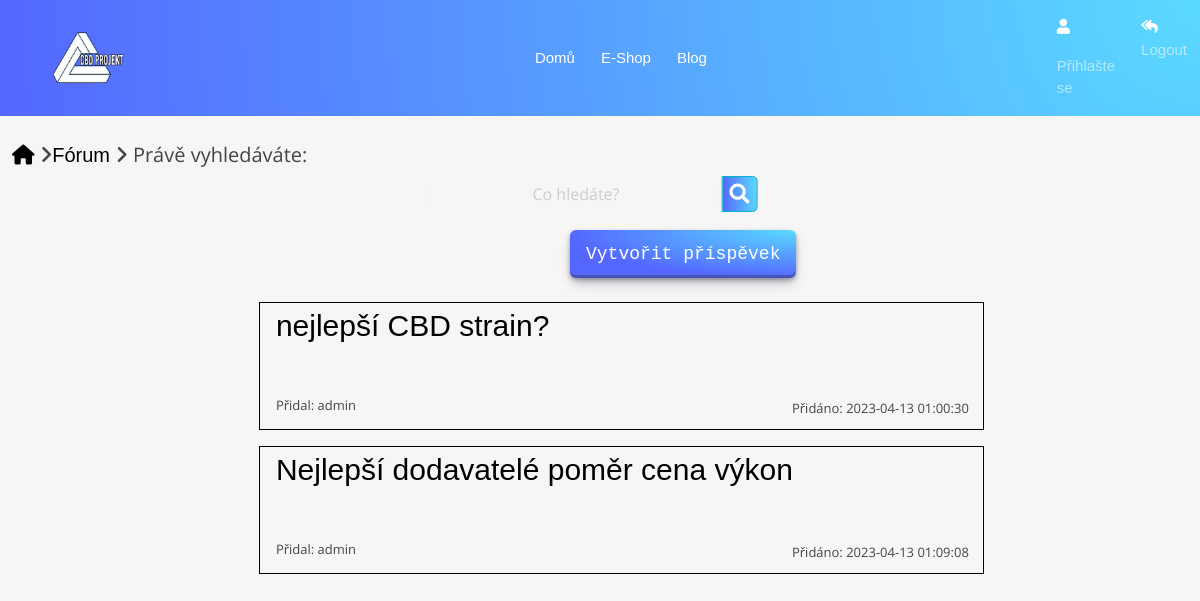
/Forum/forum_search.php, run on an earlier commit of the app's database.
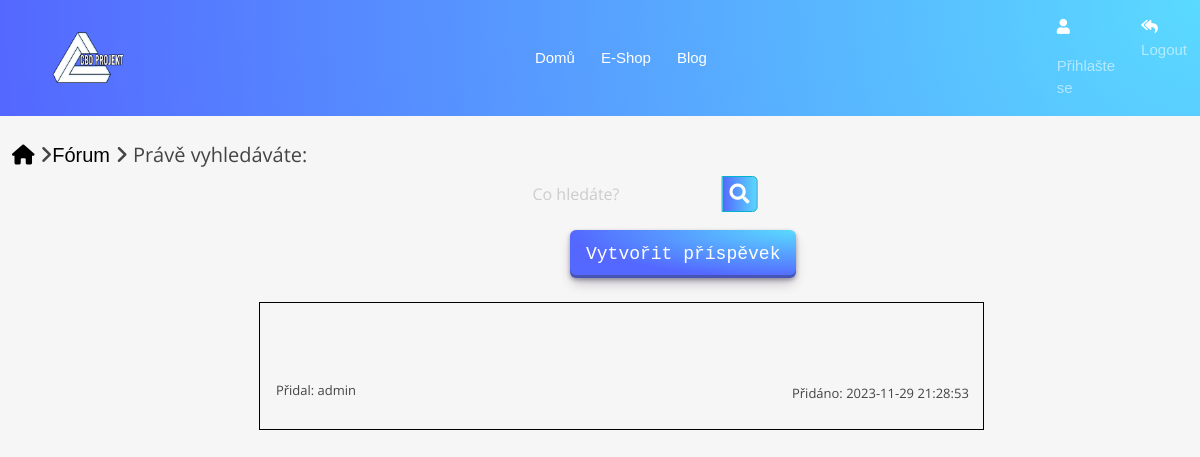
And on a later commit of the database.
### tables this page shows
CREATE TABLE `forum_post` (
  `id_post` int(11) NOT NULL,
  `id_kategorie` int(11) NOT NULL,
  `nazev_post` varchar(255) NOT NULL,
  `obsah` text NOT NULL,
  `uzivatel` varchar(255) NOT NULL,
  `datum_pridani` datetime NOT NULL DEFAULT current_timestamp() ON UPDATE current_timestamp()
);

### Forum/forum_search.php (the view, shortened to what this page needs)
<?php
$search_term = $_POST['search_term'];
$conn = new mysqli("localhost", "root", "", "eshopfd");
$query = "SELECT forum_post.*, forum_kategorie.nazev FROM forum_post JOIN forum_kategorie ON forum_post.id_kategorie = forum_kategorie.id_kategorie WHERE nazev_post LIKE '%$search_term%' OR forum_kategorie.nazev LIKE '%$search_term%'";
$result = mysqli_query($conn, $query);
?>
<!DOCTYPE html>
<body lang="en">
<head xmlns="http://www.w3.org/1999/html">
    <link rel="stylesheet" href="../css/design.css">
    <link rel="stylesheet" href="../css/forms.css">
    <link rel="stylesheet" href="../css/bootstrap-grid.css">
    <link rel="stylesheet" href="../css/bootstrap.css">
    <link rel="stylesheet" href="https://use.fontawesome.com/releases/v5.7.2/css/all.css"
>
    <link rel="stylesheet" href="../css/design.css">
    <link rel='stylesheet' href='https://cdn.jsdelivr.net/npm/bootstrap@5.0.1/dist/css/bootstrap.min.css'>
    <link rel='stylesheet' href='https://cdnjs.cloudflare.com/ajax/libs/font-awesome/5.15.3/css/all.min.css'>
    <link rel="stylesheet" href="../css/hamburger_menu.css">
    <link rel="stylesheet" href="../css/slideshow.css">
    <link rel="stylesheet" href="../css/komentare.css">
    <link rel="stylesheet" href="../css/produkty.css">
    <link rel="stylesheet" href="../css/navigace.css">
    <link rel="stylesheet" href="../css/forum.css">
    <link rel="stylesheet" href="../css/searchbar.css">
    <link rel="stylesheet" href="../css/forum.css">
</head>
<nav class="navbar navbar-expand-lg navbar-dark bg-purple " style="background-image: radial-gradient(100% 1000% at 100% 0, #5adaff 0, #5468ff 100%);">
    <div class="mx-auto order-1 w-100">
        <a class="navbar-brand mx-lg-5" href="../index.php"><img class="logo" src="../images/Logo.png"> </a>
    </div>
    <div class="navbar-collapse collapse w-100 order-2  dual-collapse2 ">
        <ul class="navbar-nav ml-auto">
            <li class="nav-item">
                <a class="nav-link active" href='../index.php'>Domů</a>
            </li>
            <li class='nav-item'>
                <a class='nav-link active' href='../main.php'>E-Shop</a>
            </li>
            <li class='nav-item'>
                <a class='nav-link active' href='../blog/index.php'>Blog</a>
            </li>
        </ul>
    </div>
    <div class="navbar-collapse collapse w-25  order-3 dual-collapse2" style="position: sticky">
        <ul class="navbar-nav ml-auto">
            <li style='color: white' class="nav-item">
                <?php
                if ($_SESSION['ROLE'] == 'admin') {
                    echo "<a class='nav-link' href='admin/forum_admin.php'><i class='fa fa-user'></i> Admin</a>";
                } else {
                    echo'<a class="nav-link"><i class="fa fa-user"></i> '. $_SESSION['NAME'] .'</a>';
                }
                if (!isset($_SESSION['NAME'])) {
                    echo "<a class='nav-link' href='../login.php><i class='fa fa-user'></i> Přihlašte se</a>";
                }
                ?>
            <li class="nav-item">
                <a class='nav-link' href='../logout.php'><i class='fa fa-reply-all'></i> Logout</a>
            </li>
            </li>
        </ul>
    </div>
</nav>
<div class="navigace">
    <a href="../index.php"><i class="fa-solid fa-house"></i></a> <i class="fa-solid fa-angle-right"></i><a href="forum_main.php"> Fórum</a> <i class="fa-solid fa-angle-right"></i>         <?php
    echo "Právě vyhledáváte: $search_term";
    ?>
</div>
<div class="container mt-5">
    <form method="POST" action="forum_search.php">
        <div class="wrap">
            <div class="search">
                <input type="text" name="search_term" class="searchTerm" placeholder="Co hledáte?">
                <button type="submit" class="searchButton">
                    <i class="fa fa-search"></i>
                </button>
            </div>
        </div>
    </form>
    <a href="forum_create.php"><button class="button-29" style="position: relative; left: 33rem">Vytvořit příspěvek</button></a>
    <?php while ($row = mysqli_fetch_assoc($result)) {
    ?>
    <div class="forum_prispevky">
        <a href="forum_post.php?id=<?php echo $row['id_post']?>"
        <div class="titul"><?php echo $row['nazev_post'];?></</div></a>
    <div class="forum_uzivatel">Přidal: <?php echo $row['uzivatel'];?></div>
    <div class="forum_datum">Přidáno: <?php echo $row['datum_pridani'];?></div>
</div>
<?php }?>
</body>
</html>

### css/design.css (style rules this page uses)
a { color: black; text-decoration: none; }
.logo { height: 15%; width: 20%; }

### css/forms.css (style rules this page uses)
body { margin: 0; padding: 0; width: 100%; height: 100%; position: absolute; }
.navbar, navbar-light, navbar-expand-sm { z-index: 1; background-color: #222831; }
.nav-link { color: white; font-size: 0.9em; margin-right: 5px; margin-left: 5px; }
.navbar-brand { color: #ffffff; font-size: 18px; }
.nav-link { font-size: 15px; }
.fa { color: white; }

### css/hamburger_menu.css (style rules this page uses)
body { padding: 0px; margin: 0px; font-size: 20px; font-family: 'Cabin', Sans-serif; }

### css/slideshow.css (style rules this page uses)
* { box-sizing:border-box }

### css/produkty.css (style rules this page uses)
body { font-family: "Poppins", sans-serif; color: #444444; }
a, a:hover { text-decoration: none; color: inherit; }
.button-29 { align-items: center; appearance: none; background-image: radial-gradient(100% 100% at 100% 0, #5adaff 0, #5468ff 100%); border: 0; border-radius: 6px; box-shadow: rgba(45, 35, 66, .4) 0 2px 4px, rgba(45, 35, 66, .3) 0 7px 13px -3px, rgba(58, 65, 111, .5) 0 -3px 0 inset; box-sizing: border-box; color: #fff; cursor: pointer; display: inline-flex; font-family: "JetBrains Mono", monospace; height: 48px; justify-content: center; line-height: 1; list-style: none; overflow: hidden; padding-left: 16px; padding-right: 16px; position: relative; text-align: left; text-decoration: none; transition: box-shadow .15s, transform .15s; user-select: none; -webkit-user-select: none; touch-action: manipulation; white-space: nowrap; will-change: box-shadow, transform; font-size: 18px; bottom:0.5rem; left:0.5rem; }

### css/navigace.css (style rules this page uses)
.navigace { position: relative; top: 3%; left: 1%; width: 50rem; }

### css/forum.css (style rules this page uses)
a { color: #56baed; display:inline-block; text-decoration: none; font-weight: 400; }
input[type=text], input[type=password] { background-color: #f6f6f6; border: none; color: #0d0d0d; padding: 15px; position: relative; right: 6px; text-align: center; text-decoration: none; display: inline-block; font-size: 16px; margin: 5px; width: 100%; border: 2px solid #f6f6f6; -webkit-transition: all 0.5s ease-in-out; -moz-transition: all 0.5s ease-in-out; -ms-transition: all 0.5s ease-in-out; -o-transition: all 0.5s ease-in-out; transition: all 0.5s ease-in-out; -webkit-border-radius: 5px 5px 5px 5px; border-radius: 5px 5px 5px 5px; }
input[type=text]::placeholder { color: #cccccc; }
body { background-color: #f7f6f6 }
.forum_prispevky { border: black 1px solid; max-width: 70%; width: 65%; height: 8rem; position: relative; left: 18%; margin: 1rem; }
.forum_uzivatel { font-size: 13px; position: relative; left: 1rem; top: 3rem; }
.forum_datum { font-size: 13px; position: relative; display: flex; top:25%; justify-content: flex-end; align-items: center; right: 2%; }
.titul { font-size: 30px; position: relative; left: 1rem; }

### css/searchbar.css (style rules this page uses)
body { background: #f2f2f2; font-family: 'Open Sans', sans-serif; }
.search { width: 100%; position: relative; display: flex; }
.searchTerm { width: 100%; border: 3px solid #00B4CC; border-right: none; padding: 5px; height: 20px; border-radius: 5px 0 0 5px; outline: none; color: #9DBFAF; }
.searchButton { width: 40px; height: 36px; border: 1px solid #00B4CC; background-image: radial-gradient(100% 1000% at 100% 0, #5adaff 0, #5468ff 100%); text-align: center; color: #fff; border-radius: 0 5px 5px 0; cursor: pointer; font-size: 20px; position: relative; top: 4px; right: 10px; }
.wrap { width: 30%; position: relative; top: 50%; left: 50%; transform: translate(-50%, -50%); }

### Forum/forum_search.php (style rules this page uses)
a { color: black; font-family: 'Quicksand', sans-serif; }

What changed in the data, as far as the page shows it:
removed forum_post: nazev_post "nejlepší CBD strain?", uzivatel "admin", datum_pridani "2023-04-13 01:00:30"
removed forum_post: nazev_post "Nejlepší dodavatelé poměr cena výkon", uzivatel "admin", datum_pridani "2023-04-13 01:09:08"
added forum_post: uzivatel "admin", datum_pridani "2023-11-29 21:28:53"
